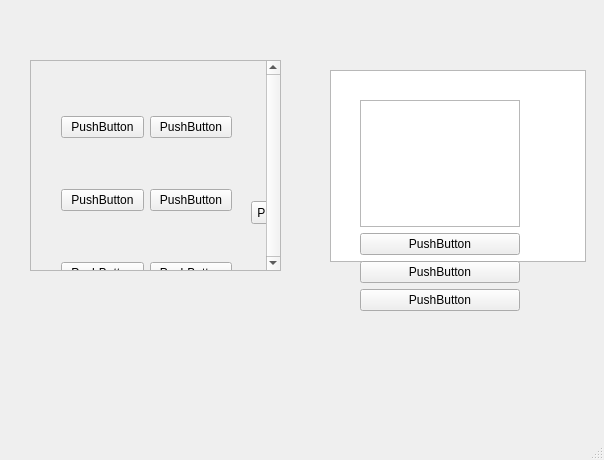
<?xml version="1.0" encoding="UTF-8"?>
<ui version="4.0">
 <class>MainWindow</class>
 <widget class="QMainWindow" name="MainWindow">
  <property name="geometry">
   <rect>
    <x>0</x>
    <y>0</y>
    <width>604</width>
    <height>460</height>
   </rect>
  </property>
  <property name="windowTitle">
   <string>MainWindow</string>
  </property>
  <widget class="QWidget" name="centralwidget">
   <widget class="QScrollArea" name="scrollArea">
    <property name="enabled">
     <bool>true</bool>
    </property>
    <property name="geometry">
     <rect>
      <x>30</x>
      <y>60</y>
      <width>251</width>
      <height>211</height>
     </rect>
    </property>
    <property name="acceptDrops">
     <bool>false</bool>
    </property>
    <property name="lineWidth">
     <number>1</number>
    </property>
    <property name="verticalScrollBarPolicy">
     <enum>Qt::ScrollBarAlwaysOn</enum>
    </property>
    <property name="widgetResizable">
     <bool>true</bool>
    </property>
    <widget class="QWidget" name="scrollAreaWidgetContents">
     <property name="geometry">
      <rect>
       <x>0</x>
       <y>0</y>
       <width>232</width>
       <height>209</height>
      </rect>
     </property>
     <widget class="QWidget" name="gridLayoutWidget">
      <property name="geometry">
       <rect>
        <x>30</x>
        <y>10</y>
        <width>171</width>
        <height>261</height>
       </rect>
      </property>
      <layout class="QGridLayout" name="gridLayout">
       <item row="2" column="1">
        <widget class="QPushButton" name="pushButton">
         <property name="text">
          <string>PushButton</string>
         </property>
        </widget>
       </item>
       <item row="1" column="0">
        <widget class="QPushButton" name="pushButton_3">
         <property name="text">
          <string>PushButton</string>
         </property>
        </widget>
       </item>
       <item row="1" column="1">
        <widget class="QPushButton" name="pushButton_4">
         <property name="text">
          <string>PushButton</string>
         </property>
        </widget>
       </item>
       <item row="2" column="0">
        <widget class="QPushButton" name="pushButton_2">
         <property name="text">
          <string>PushButton</string>
         </property>
        </widget>
       </item>
       <item row="0" column="0">
        <widget class="QPushButton" name="pushButton_5">
         <property name="text">
          <string>PushButton</string>
         </property>
        </widget>
       </item>
       <item row="0" column="1">
        <widget class="QPushButton" name="pushButton_6">
         <property name="text">
          <string>PushButton</string>
         </property>
        </widget>
       </item>
      </layout>
     </widget>
     <widget class="QPushButton" name="pushButton_7">
      <property name="geometry">
       <rect>
        <x>220</x>
        <y>140</y>
        <width>75</width>
        <height>23</height>
       </rect>
      </property>
      <property name="text">
       <string>PushButton</string>
      </property>
     </widget>
    </widget>
   </widget>
   <widget class="QListView" name="listView">
    <property name="geometry">
     <rect>
      <x>330</x>
      <y>70</y>
      <width>256</width>
      <height>192</height>
     </rect>
    </property>
   </widget>
   <widget class="QWidget" name="gridLayoutWidget_2">
    <property name="geometry">
     <rect>
      <x>360</x>
      <y>100</y>
      <width>160</width>
      <height>211</height>
     </rect>
    </property>
    <layout class="QGridLayout" name="gridLayout_2">
     <item row="7" column="0">
      <widget class="QPushButton" name="pushButton_10">
       <property name="text">
        <string>PushButton</string>
       </property>
      </widget>
     </item>
     <item row="3" column="0">
      <widget class="QPushButton" name="pushButton_9">
       <property name="text">
        <string>PushButton</string>
       </property>
      </widget>
     </item>
     <item row="1" column="0">
      <widget class="QPushButton" name="pushButton_8">
       <property name="text">
        <string>PushButton</string>
       </property>
      </widget>
     </item>
     <item row="0" column="0">
      <widget class="QListWidget" name="listWidget"/>
     </item>
    </layout>
   </widget>
  </widget>
  <widget class="QMenuBar" name="menubar">
   <property name="geometry">
    <rect>
     <x>0</x>
     <y>0</y>
     <width>604</width>
     <height>21</height>
    </rect>
   </property>
  </widget>
  <widget class="QStatusBar" name="statusbar"/>
 </widget>
 <resources/>
 <connections/>
</ui>
